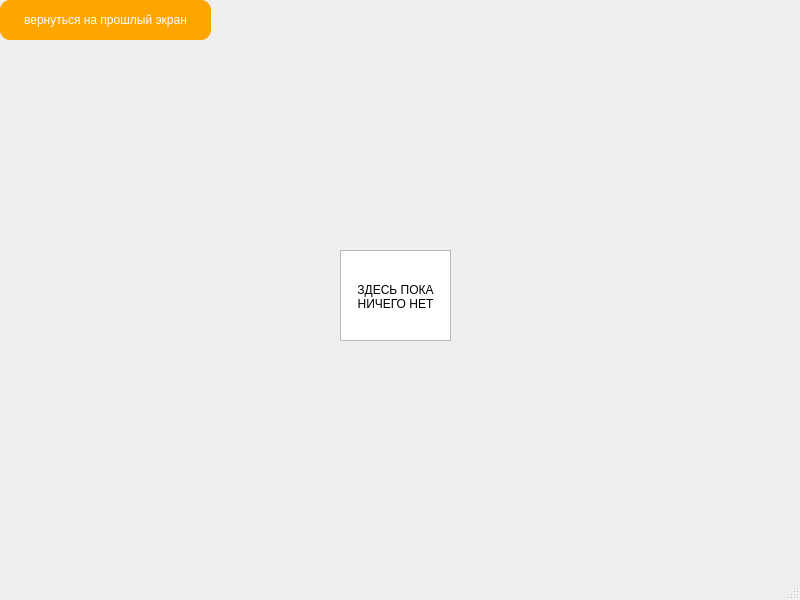
<?xml version="1.0" encoding="UTF-8"?>
<ui version="4.0">
 <class>ThreeCardPokerGame</class>
 <widget class="QMainWindow" name="ThreeCardPokerGame">
  <property name="geometry">
   <rect>
    <x>0</x>
    <y>0</y>
    <width>800</width>
    <height>600</height>
   </rect>
  </property>
  <property name="windowTitle">
   <string>MainWindow</string>
  </property>
  <property name="styleSheet">
   <string notr="true">QMainWindow
{


	background-image: url(:/source/resource/blackjack.jpg);
}</string>
  </property>
  <widget class="QWidget" name="centralwidget">
   <widget class="QTextEdit" name="textEdit">
    <property name="geometry">
     <rect>
      <x>340</x>
      <y>250</y>
      <width>111</width>
      <height>91</height>
     </rect>
    </property>
    <property name="html">
     <string>&lt;!DOCTYPE HTML PUBLIC &quot;-//W3C//DTD HTML 4.0//EN&quot; &quot;http://www.w3.org/TR/REC-html40/strict.dtd&quot;&gt;
&lt;html&gt;&lt;head&gt;&lt;meta name=&quot;qrichtext&quot; content=&quot;1&quot; /&gt;&lt;meta charset=&quot;utf-8&quot; /&gt;&lt;style type=&quot;text/css&quot;&gt;
p, li { white-space: pre-wrap; }
hr { height: 1px; border-width: 0; }
li.unchecked::marker { content: &quot;\2610&quot;; }
li.checked::marker { content: &quot;\2612&quot;; }
&lt;/style&gt;&lt;/head&gt;&lt;body style=&quot; font-family:'Segoe UI'; font-size:9pt; font-weight:400; font-style:normal;&quot;&gt;
&lt;p style=&quot;-qt-paragraph-type:empty; margin-top:0px; margin-bottom:0px; margin-left:0px; margin-right:0px; -qt-block-indent:0; text-indent:0px;&quot;&gt;&lt;br /&gt;&lt;/p&gt;
&lt;p align=&quot;center&quot; style=&quot; margin-top:0px; margin-bottom:0px; margin-left:0px; margin-right:0px; -qt-block-indent:0; text-indent:0px;&quot;&gt;	ЗДЕСЬ ПОКА НИЧЕГО НЕТ&lt;/p&gt;
&lt;p style=&quot;-qt-paragraph-type:empty; margin-top:0px; margin-bottom:0px; margin-left:0px; margin-right:0px; -qt-block-indent:0; text-indent:0px;&quot;&gt;&lt;br /&gt;&lt;/p&gt;&lt;/body&gt;&lt;/html&gt;</string>
    </property>
   </widget>
   <widget class="QPushButton" name="pushButton">
    <property name="geometry">
     <rect>
      <x>0</x>
      <y>0</y>
      <width>211</width>
      <height>40</height>
     </rect>
    </property>
    <property name="styleSheet">
     <string notr="true">QPushButton
{
border:none;
color:white;
background-color:orange;
font: 600 10.5pt &quot;Liberation Serif&quot;;
position: absolute;
border-radius: 10px;
}
QPushButton:Hover
{
    background-color:rgb(255,145,0);
	border-radius: 10px;
}
QPushButton:pressed
{
	background-color:rgb(0,12,0);
	color:rgb(0,255,0);
	border-radius: 10px;
	
}</string>
    </property>
    <property name="text">
     <string>вернуться на прошлый экран</string>
    </property>
   </widget>
  </widget>
  <widget class="QMenuBar" name="menubar">
   <property name="geometry">
    <rect>
     <x>0</x>
     <y>0</y>
     <width>800</width>
     <height>21</height>
    </rect>
   </property>
  </widget>
  <widget class="QStatusBar" name="statusbar"/>
 </widget>
 <resources/>
 <connections/>
</ui>
